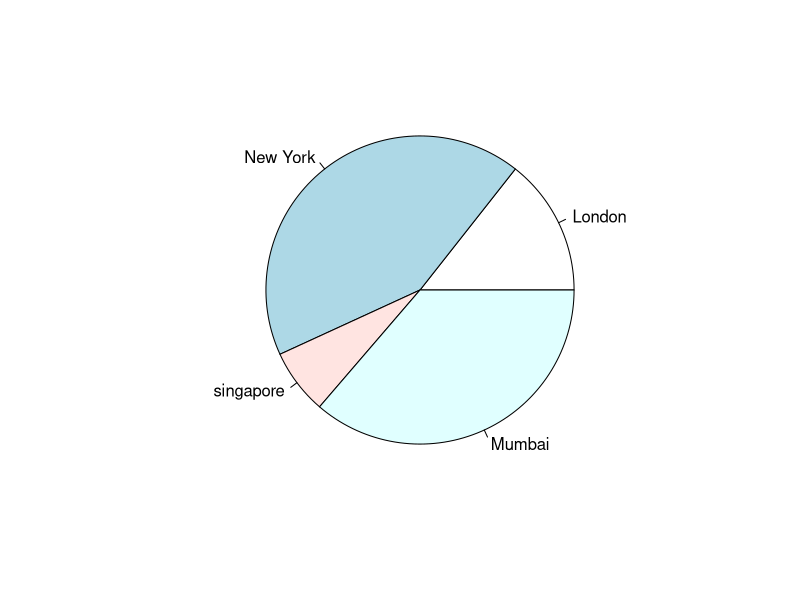

Reproduce this figure in R.
x <- c(21, 62, 10, 53)
labels <- c("London", "New York", "singapore", "Mumbai")
png(file = "D:/Projects/Data-Science-Machine-Learning-Data-Analysis-Python-R/images/imagescity.jpg")

pie(x, labels )
dev.off()